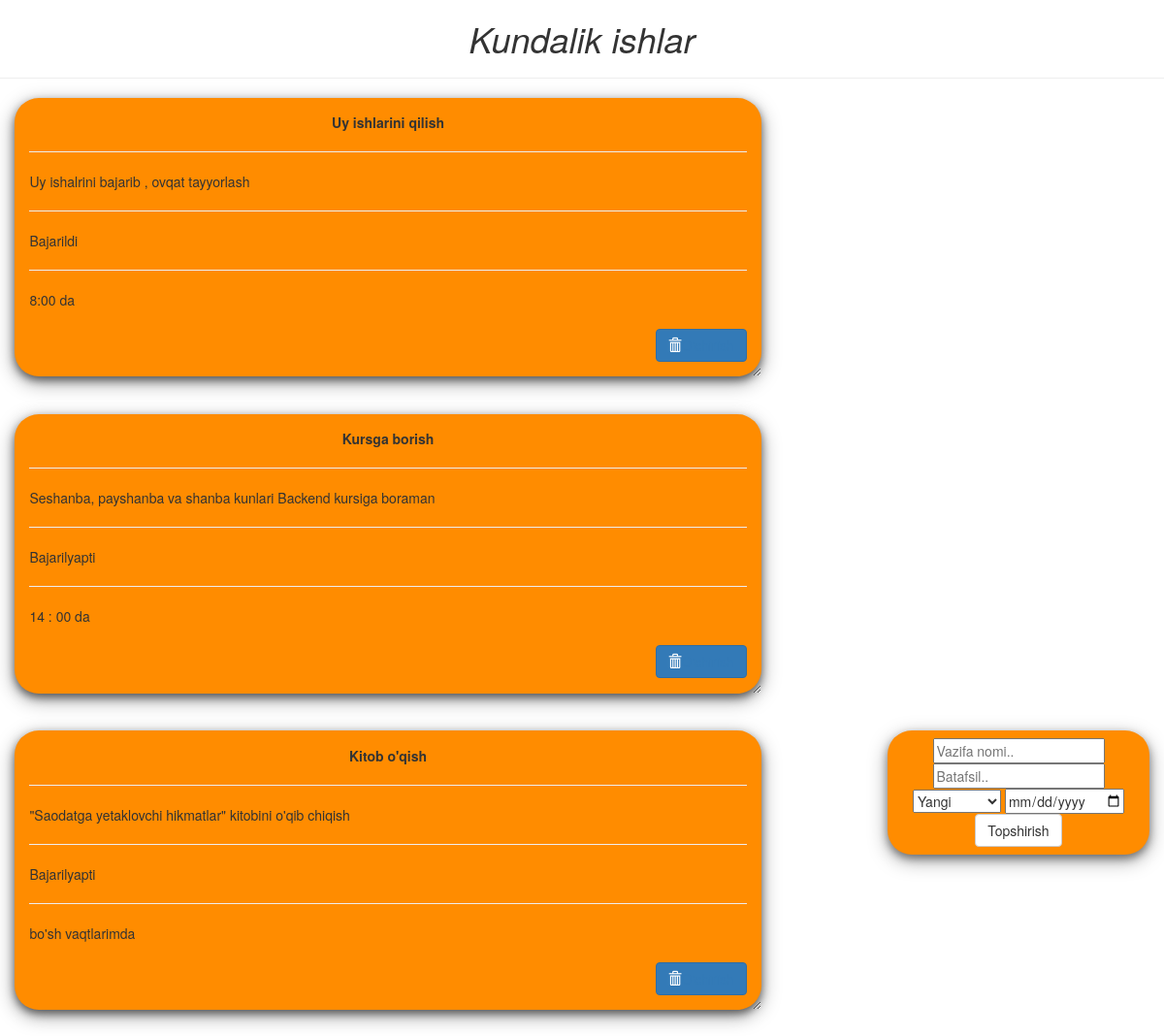
The page / on the database its author committed.
### asosiy/models.py (models this page shows, shortened)
class Reja(models.Model):
    holatlar = (
        ("Yangi","Yangi"),
        ("Bajarilyapti","Bajarilyapti"),
        ("Bajarildi","Bajarildi")
    )
    sarlavha = models.CharField(max_length=150)
    tavsif = models.TextField()
    holat = models.CharField(max_length=20,choices=holatlar)
    vaqt = models.CharField(max_length=30)

### asosiy/views.py (the view, shortened to what this page needs)
# urls.py: path('', home),
def home(sorov):
    content = {
        "rejalar": Reja.objects.all()
    }
    return render(sorov,'todo_eski (2).html',content)

### templates/todo_eski (2).html (shortened to what this page needs)
<!DOCTYPE html>
<html lang="en" dir="ltr">
<head>
  <link rel="stylesheet" href="https://maxcdn.bootstrapcdn.com/bootstrap/3.3.7/css/bootstrap.min.css">
</head>
<body  class="container-fluid">
  <center class="row">
    <h1><i>Kundalik ishlar</i></h1>
    <hr />
  </center>
  <div class="row">
  {% for reja in rejalar%}
    <div class="col-md-8">
      <div class="card">
        <center><b>{{reja.sarlavha}}</b></center>
        <hr/>
        {{reja.tavsif}}
        <hr/>
        {{reja.holat}}
        <hr/>
        {{reja.vaqt}}
        <br />
        <br />
        <button class="btn btn-primary" style="float: right;"><span class="glyphicon glyphicon-trash"></span><a href="/reja_ochir/{{reja.id}}/">O'chirish</a></button>
      </div>
    </div>
    {% endfor %}
    <div class="col-md-1"> </div>
    <div class="col-md-3" >
      <div  class="submit_form">
      <form action="/" method="post">
        <input type="text" name="sarlavha" placeholder="Vazifa nomi..">
        <input type="text" name="batafsil" placeholder="Batafsil..">
                <select name="holat">
                    <option class="opt">Yangi</option>
                </select>
              <input type="date" name="vaqt">
        <center>
        <button type="submit" class="btn btn-default">Topshirish</button>
      </center>
      </form>
    </div>
  </div>
</div>
</body>
</html>

### templates/todo_eski (2).html (style rules this page uses)
.card { box-shadow: 0 4px 8px 0 rgba(0,0,0,0.5), 0 6px 20px 0 rgba(0,0,0,0.39); background: DarkOrange; margin-bottom : 5%; border-radius: 25px; padding : 2%; overflow: auto; resize: both; text-overflow: ellipsis; }
.submit_form { text-align: center; padding: 3%; background: DarkOrange; border-radius: 25px; box-shadow: 0 4px 8px 0 rgba(0,0,0,0.4), 0 6px 20px 0 rgba(0,0,0,0.36); }

### rows shown on the page
Reja: sarlavha "Uy ishlarini qilish", tavsif "Uy ishalrini bajarib , ovqat tayyorlash", holat "Bajarildi", vaqt "8:00 da"
Reja: sarlavha "Kursga borish", tavsif "Seshanba, payshanba va shanba kunlari Backend kursiga boraman", holat "Bajarilyapti", vaqt "14 : 00 da"
Reja: sarlavha "Kitob o'qish", tavsif "\"Saodatga yetaklovchi hikmatlar\" kitobini o'qib chiqish", holat "Bajarilyapti", vaqt "bo'sh vaqtlarimda"
